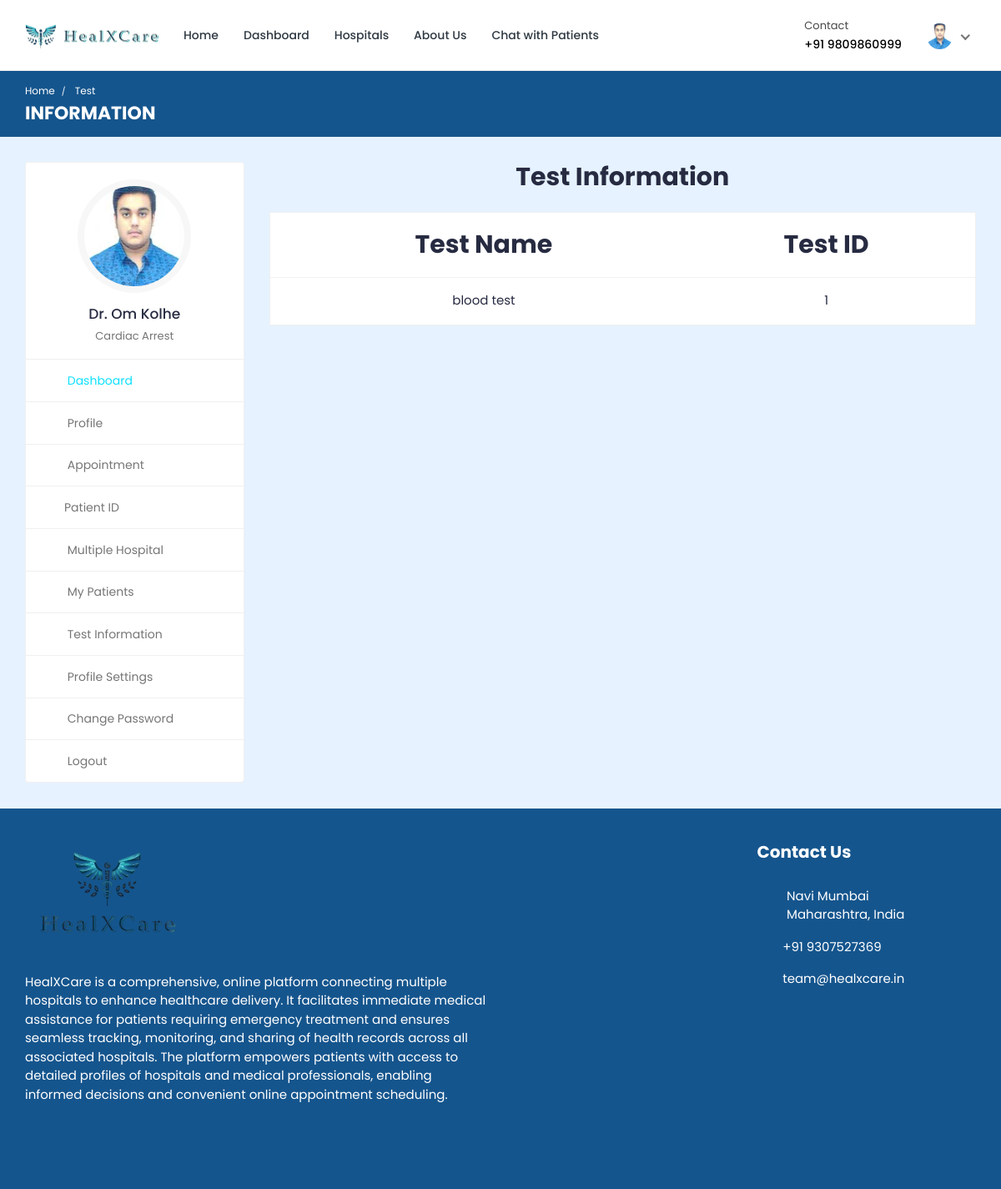
Screenshot of /doctor/doctor-test-list/ (signed in) with the database file from the repository.
### doctor/models.py (models this page shows, shortened)
class Doctor_Information(models.Model):
    DOCTOR_TYPE = (
        ('Cardiologists', 'Cardiologists'),
        ('Neurologists', 'Neurologists'),
        ('Pediatricians', 'Pediatricians'),
        ('Physiatrists', 'Physiatrists'),
        ('Dermatologists', 'Dermatologists'),
    )
    doctor_id = models.AutoField(primary_key=True)
    user = models.OneToOneField(User, on_delete=models.CASCADE, null=True, blank=True, related_name='profile')
    name = models.CharField(max_length=200, null=True, blank=True)
    location = models.TextField(null=True, blank=True)
    username = models.CharField(max_length=200, null=True, blank=True)
    gender = models.CharField(max_length=200, null=True, blank=True)
    description = models.TextField(max_length=1000, null=True, blank=True)
    department = models.CharField(max_length=200, choices=DOCTOR_TYPE, null=True, blank=True)
    department_name = models.ForeignKey(hospital_department, on_delete=models.SET_NULL, null=True, blank=True)
    specialization = models.ForeignKey(specialization, on_delete=models.SET_NULL, null=True, blank=True)
    profile_completed = models.BooleanField(default=False)
    featured_image = models.ImageField(upload_to='doctors/', default='doctors/user-default.png', null=True, blank=True)
    certificate_image = models.ImageField(upload_to='doctors_certificate/', default='doctors_certificate/default.png', null=True, blank=True)
    email = models.EmailField(max_length=200, null=True, blank=True)
    phone_number = models.CharField(max_length=200, null=True, blank=True)
    nid = models.CharField(max_length=200, null=True, blank=True)
    visiting_hour = models.CharField(max_length=200, null=True, blank=True)
    consultation_fee = models.IntegerField(null=True, blank=True)
    report_fee = models.IntegerField(null=True, blank=True)
    dob = models.CharField(max_length=200, null=True, blank=True)
    institute = models.CharField(max_length=200, null=True, blank=True)
    degree = models.CharField(max_length=200, null=True, blank=True)
    completion_year = models.CharField(max_length=200, null=True, blank=True)
    work_place = models.CharField(max_length=200, null=True, blank=True)
    designation = models.CharField(max_length=200, null=True, blank=True)
    start_year = models.CharField(max_length=200, null=True, blank=True)
    end_year = models.CharField(max_length=200, null=True, blank=True)
    register_status =  models.CharField(max_length=200, null=True, blank=True)
    hospital_name = models.ForeignKey(Hospital_Information, on_delete=models.SET_NULL, null=True, blank=True)

### hospital_admin/models.py (models this page shows, shortened)
class specialization(models.Model):
    specialization_id = models.AutoField(primary_key=True)
    specialization_name = models.CharField(max_length=200, null=True, blank=True)
    hospital = models.ForeignKey(Hospital_Information, on_delete=models.CASCADE, null=True, blank=True)

class Test_Information(models.Model):
    test_id = models.AutoField(primary_key=True)
    test_name = models.CharField(max_length=200, null=True, blank=True)
    test_price = models.CharField(max_length=200, null=True, blank=True)

### doctor/views.py (the view)
# urls.py: path('doctor-test-list/', views.doctor_test_list, name='doctor-test-list'),
@csrf_exempt
@login_required(login_url="login")
def doctor_test_list(request):
    if request.user.is_authenticated and request.user.is_doctor:
        doctor = Doctor_Information.objects.get(user=request.user)
        tests = Test_Information.objects.all
        context = {'doctor': doctor, 'tests': tests}
        return render(request, 'doctor-test-list.html', context)
    elif request.user.is_authenticated and request.user.is_patient:
        patient = Patient.objects.get(user=request.user)
        tests = Test_Information.objects.all
        context = {'patient': patient, 'tests': tests}
        return render(request, 'doctor-test-list.html', context)
    else:
        logout(request)
        messages.info(request, 'Not Authorized')
        return render(request, 'doctor-login.html')

### templates/doctor-test-list.html (shortened to what this page needs)
{% load static %}
<!DOCTYPE html>
<html lang="en">
  <head>
    <link
      rel="stylesheet"
      href="{% static 'HealthStack-System/css/Normal/bootstrap.min.css' %}"
    />
    <link
      rel="stylesheet"
      href="{% static 'HealthStack-System/plugins/Normal/fontawesome/css/fontawesome.min.css' %}"
    />
    <link
      rel="stylesheet"
      href="{% static 'HealthStack-System/plugins/Normal/fontawesome/css/all.min.css' %}"
    />
    <link
      rel="stylesheet"
      href="{% static 'HealthStack-System/css/Normal/style.css' %}"
    />
  </head>
  <body>
  {% if user.is_authenticated %}
    <div class="main-wrapper">
      <header class="header">
				{% if user.is_authenticated and user.is_doctor %}
				{% include 'doctor-navbar.html' %}
				{% endif %}
      </header>
      <div class="breadcrumb-bar">
        <div class="container-fluid">
          <div class="row align-items-center">
            <div class="col-md-12 col-12">
              <nav aria-label="breadcrumb" class="page-breadcrumb">
                <ol class="breadcrumb">
									{% if user.is_authenticated and user.is_doctor %}
									<li class="breadcrumb-item"><a href="{% url 'doctor-dashboard' %}">Home</a></li>
									{% endif %}
                  <li class="breadcrumb-item active" aria-current="page">
                    Test
                  </li>
                </ol>
              </nav>
              <h2 class="breadcrumb-title">INFORMATION</h2>
            </div>
          </div>
        </div>
      </div>
      <div class="content">
        <div class="container-fluid">
          <div class="row">
            <div class="col-md-5 col-lg-4 col-xl-3 theiaStickySidebar">
              <div>
								{% if user.is_authenticated and user.is_doctor %}
								{% include 'doctor-sidebar.html' %}
								{% endif %}
              </div>
            </div>
            <div class="col-md-7 col-lg-8 col-xl-9">
              <div class="row">
                <div class="col-md-12">
                  <h2 class="mb-4 text-center"><b>Test Information</b></h2>
                  <div class="appointment-tab">
                      <div class="tab-pane" id="today-appointments">
                        <div class="card card-table mb-0">
                          <div class="card-body">
                            <div class="table-responsive">
                              <table
                                class="table table-hover table-center mb-0 text-center"
                              >
                                <thead style="font-size: 30px;">
                                  <tr>
                                    <th>Test Name</th>
                                    <th>Test ID</th>
                                  </tr>
                                </thead>
                                <tbody>
                                  {% for t in tests %}
                                  <tr>
                                    <td> {{t.test_name}}</td>
                                    <td>{{t.test_id}}</td>
                                  </tr>
                                  {% endfor %}
                                </tbody>
                              </table>
                            </div>
                          </div>
                        </div>
                      </div>
                    </div>
                  </div>
                </div>
              </div>
            </div>
          </div>
        </div>
      </div>
      {% include 'footer.html' %}
  {% else %}
  <p> You are not logged in </p>
  {% endif %}
  </body>
</html>

### templates/doctor-navbar.html (shortened to what this page needs)
{% load static %}
<nav class="navbar navbar-expand-lg header-nav">
  <div class="navbar-header">
    <a href="{% url 'hospital_home'%}" class="navbar-brand logo">
      <img
        src="{% static 'HealthStack-System/images/Normal/logo.jpg' %}"
        class="img-fluid"
        alt="Logo"
      />
    </a>
  </div>
  <div class="main-menu-wrapper">
    <ul class="main-nav">
      {% if doctor.profile_completed %}
      <li>
        <a href="{% url 'hospital_home'%}">Home</a>
      </li>
      <li>
        <a href="{% url 'doctor-dashboard'%}">Dashboard</a>
      </li>
      <li><a href="{% url 'multiple-hospital' %}" style="text-decoration: none;">Hospitals</a></li>
      <li>
        <a href="{% url 'about-us'%}">About Us</a>
      </li>
      <li>
        <a href="{% url 'chat-home' pk=user.id %}">Chat with Patients</a>
      </li>
      {% else %}
      <h4 style="color: red; font-family: system-ui, -apple-system, BlinkMacSystemFont, 'Segoe UI', Roboto, Oxygen, Ubuntu, Cantarell, 'Open Sans', 'Helvetica Neue', sans-serif;">Please update your profile in order to proceed.</h4>
      {% endif %}
    </ul>
  </div>
  <ul class="nav header-navbar-rht">
    <li class="nav-item contact-item">
      <div class="header-contact-img">
        <i class="far fa-hospital"></i>
      </div>
      <div class="header-contact-detail">
        <p class="contact-header">Contact</p>
        <p class="contact-info-header">+91 {{doctor.phone_number}}</p>
      </div>
    </li>
    <li class="nav-item dropdown has-arrow logged-item">
      <a href="#" class="dropdown-toggle nav-link" data-toggle="dropdown">
        <span class="user-img">
          <img
            class="rounded-circle"
            src="{{ doctor.featured_image.url }}"
            width="31"
            alt="Darren Elder"
          />
        </span>
      </a>
    </li>
  </ul>
</nav>

### templates/doctor-sidebar.html (shortened to what this page needs)
{% load static %}
<div class="profile-sidebar">
  <div class="widget-profile pro-widget-content">
    <div class="profile-info-widget">
      <a href="#" class="booking-doc-img">
        <img
          src="{{ doctor.featured_image.url }}"
          alt="User Image"
        />
      </a>
      {% if doctor.profile_completed %}
      <div class="profile-det-info">
        <h3>Dr. {{ doctor.name }}</h3>
        <div class="patient-details">
          <h5 class="mb-0">{{doctor.specialization.specialization_name}}</h5>
        </div>
      </div>
      {% endif %}
    </div>
  </div>
  <div class="dashboard-widget">
    <nav class="dashboard-menu sidebar">
      <ul>
        {% if doctor.profile_completed %}
        <li class="active">
          <a href="{% url 'doctor-dashboard' %}">
            <i class="fas fa-columns"></i>
            <span>Dashboard</span>
          </a>
        </li>
        <li>
        <a href="{% url 'doctor-profile' pk=doctor.doctor_id %}">
          <i class="fas fa-user"></i>
          <span>Profile</span>
        </a>
      </li>
        <li>
          <a href="{% url 'appointments'%}">
            <i class="fas fa-user-circle"></i>
            <span>Appointment</span>
          </a>
        </li>
        <li class="nav-item has-submenu">
            <a href="#" class="nav-link"><i class="fas fa-search"></i><span>Patient ID</span></a>
        </li>
        <li>
          <a href="{% url 'multiple-hospital' %}">
            <i class="fas fa-hospital"></i>
            <span>Multiple Hospital</span>
          </a>
      </li>
        <li>
          <a href="{% url 'my-patients' %}">
            <i class="fas fa-user-injured"></i>
            <span>My Patients</span>
          </a>
        </li>
        <li>
          <a href="{% url 'doctor-test-list'%}" target="_blank">
            <i class="fas fa-hourglass-start"></i>
            <span>Test Information</span>
          </a>
        </li>
        {% endif %}
        <li>
          <a
            href="{% url 'doctor-profile-settings' %}"
          >
            <i class="fas fa-user-cog"></i>
            <span>Profile Settings</span>
          </a>
        </li>
        {% if doctor.profile_completed %}
        <li>
          <a href="{% url 'doctor-change-password' pk=user.id%}">
            <i class="fas fa-lock"></i>
            <span>Change Password</span>
          </a>
        </li>
        {% endif %}
        <li>
          <a href="{% url 'doctor-logout'%}">
            <i class="fas fa-sign-out-alt"></i>
            <span>Logout</span>
          </a>
        </li>
      </ul>
    </nav>
  </div>
</div>

### rows the page displays
Doctor_Information: phone_number "9809860999", featured_image (picture), name "Om Kolhe", specialization.specialization_name "Cardiac Arrest"
Test_Information: test_name "blood test", test_id "1"
